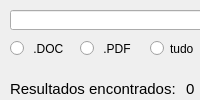
<?xml version="1.0" encoding="UTF-8"?>
<ui version="4.0">
 <class>MainWindow</class>
 <widget class="QMainWindow" name="MainWindow">
  <property name="windowTitle">
   <string>MainWindow</string>
  </property>
  <widget class="QWidget" name="centralwidget">
   <widget class="QWidget" name="verticalLayoutWidget">
    <property name="geometry">
     <rect>
      <x>10</x>
      <y>80</y>
      <width>441</width>
      <height>201</height>
     </rect>
    </property>
    <layout class="QVBoxLayout" name="verticalLayout">
     <item>
      <layout class="QGridLayout" name="gridLayout_2">
       <item row="0" column="0">
        <widget class="QLabel" name="label_4">
         <property name="font">
          <font>
           <pointsize>11</pointsize>
          </font>
         </property>
         <property name="text">
          <string>Resultados encontrados: </string>
         </property>
        </widget>
       </item>
       <item row="0" column="1">
        <widget class="QLabel" name="label_5">
         <property name="font">
          <font>
           <pointsize>11</pointsize>
          </font>
         </property>
         <property name="contextMenuPolicy">
          <enum>Qt::CustomContextMenu</enum>
         </property>
         <property name="layoutDirection">
          <enum>Qt::RightToLeft</enum>
         </property>
         <property name="text">
          <string>0</string>
         </property>
         <property name="textFormat">
          <enum>Qt::PlainText</enum>
         </property>
        </widget>
       </item>
       <item row="0" column="3">
        <widget class="QLabel" name="label_2">
         <property name="font">
          <font>
           <pointsize>11</pointsize>
          </font>
         </property>
         <property name="text">
          <string>0</string>
         </property>
        </widget>
       </item>
       <item row="0" column="2">
        <widget class="QLabel" name="label">
         <property name="font">
          <font>
           <pointsize>11</pointsize>
          </font>
         </property>
         <property name="text">
          <string>Baixados: </string>
         </property>
        </widget>
       </item>
      </layout>
     </item>
     <item>
      <widget class="QColumnView" name="columnView"/>
     </item>
    </layout>
   </widget>
   <widget class="QLineEdit" name="lineEdit">
    <property name="geometry">
     <rect>
      <x>10</x>
      <y>10</y>
      <width>331</width>
      <height>20</height>
     </rect>
    </property>
   </widget>
   <widget class="QPushButton" name="pushButton_4">
    <property name="geometry">
     <rect>
      <x>360</x>
      <y>10</y>
      <width>91</width>
      <height>23</height>
     </rect>
    </property>
    <property name="text">
     <string>Procurar livro</string>
    </property>
   </widget>
   <widget class="QPushButton" name="pushButton_3">
    <property name="geometry">
     <rect>
      <x>210</x>
      <y>370</y>
      <width>111</width>
      <height>23</height>
     </rect>
    </property>
    <property name="text">
     <string>Limpar</string>
    </property>
   </widget>
   <widget class="QPushButton" name="pushButton_2">
    <property name="geometry">
     <rect>
      <x>210</x>
      <y>400</y>
      <width>111</width>
      <height>23</height>
     </rect>
    </property>
    <property name="text">
     <string>Baixa tudo</string>
    </property>
   </widget>
   <widget class="QPushButton" name="pushButton">
    <property name="geometry">
     <rect>
      <x>210</x>
      <y>340</y>
      <width>111</width>
      <height>23</height>
     </rect>
    </property>
    <property name="text">
     <string>Baixar</string>
    </property>
   </widget>
   <widget class="QRadioButton" name="radioButton">
    <property name="geometry">
     <rect>
      <x>10</x>
      <y>40</y>
      <width>82</width>
      <height>17</height>
     </rect>
    </property>
    <property name="text">
     <string> .DOC</string>
    </property>
   </widget>
   <widget class="QRadioButton" name="radioButton_2">
    <property name="geometry">
     <rect>
      <x>80</x>
      <y>40</y>
      <width>82</width>
      <height>17</height>
     </rect>
    </property>
    <property name="text">
     <string> .PDF</string>
    </property>
   </widget>
   <widget class="QRadioButton" name="radioButton_3">
    <property name="geometry">
     <rect>
      <x>150</x>
      <y>40</y>
      <width>82</width>
      <height>17</height>
     </rect>
    </property>
    <property name="text">
     <string>tudo</string>
    </property>
   </widget>
  </widget>
 </widget>
 <resources/>
 <connections/>
</ui>
